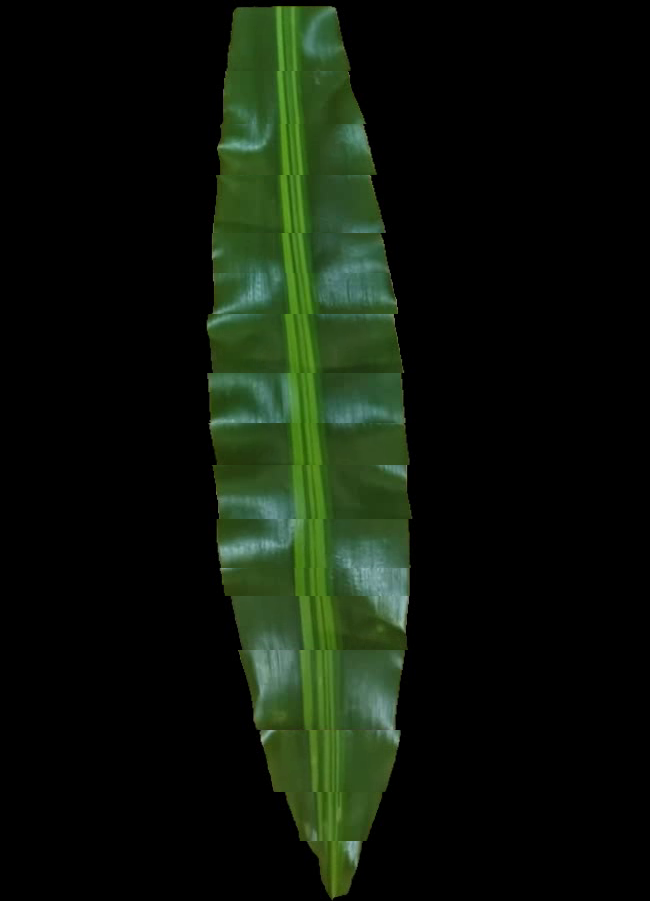
#> input picture LeafSegments/stitched_leaf_CCORR.png, 650 x 901 px
$ python RunAll.py
#> lines starting #> are read from the running program, lines starting #| are printed output that depends on the picture; after the words box and inside, x2 and y2 are one past the last pixel; in counts of white or black regions, pixels touching at a corner belong together; long printed decimals are rounded; pictures that were not available may be replaced by others from this repository, and a replacement may not be noted
### LeafArea.py
import cv2
import numpy as np

def calculateArea(image_path, target_dimensions):
    image = cv2.imread(image_path)

    h, w, _ = image.shape
    target_h, target_w = target_dimensions
    print(h)

    total_image_pixels =  h * w
    print(total_image_pixels)

    non_black_mask = np.any(image > 0, axis=-1)
    non_black_pixels = np.count_nonzero(non_black_mask)
    print(non_black_pixels)

    non_black_ratio = non_black_pixels / total_image_pixels
    print(non_black_ratio)

    target_area = (h/100) * target_w
    print(target_area)

    non_black_area = non_black_ratio * target_area

    return non_black_area

image_path = "LeafSegments/stitched_leaf_CCORR.png"
target_dimensions = (1, 6.5)

result_area = calculateArea(image_path, target_dimensions)
#> in calculateArea, image is the input picture: shape (901, 650, 3); mean B, G, R 10.5, 22, 13.4
#| 901
#| 585650
#> in calculateArea, `non_black_mask = np.any(image > 0, axis=-1)`:
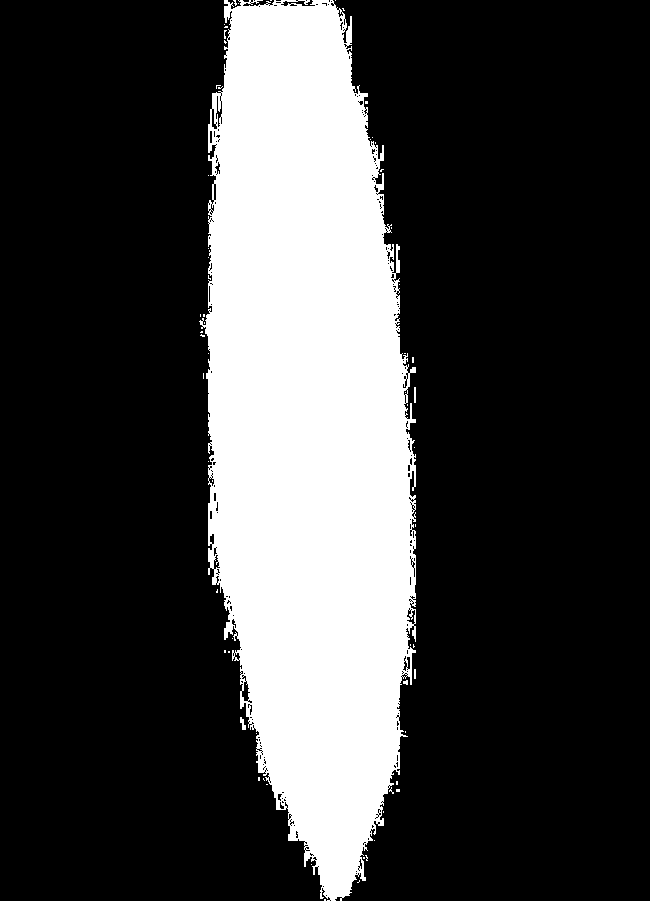
#> non_black_mask: shape (901, 650) bool; 24.6% white; 63 white regions (59 under 20 px), largest, box (x1, y1, x2, y2) and area: (199, 0, 416, 901) 143429, (240, 717, 246, 730) 44, (414, 387, 416, 403) 32, (414, 669, 416, 679) 20
#> in calculateArea, `non_black_pixels = np.count_nonzero(non_black_mask)`: non_black_pixels = 143796
#| 143796
#> in calculateArea, `non_black_ratio = non_black_pixels / total_image_pixels`: non_black_ratio = 0.246
#| 0.2455
#| 58.565
#> in calculateArea, `non_black_area = non_black_ratio * target_area`: non_black_area = 14.38
#> result_area = 14.38
print(result_area)
#| 14.3796

### ProcessVideo.py
import os
import cv2
import numpy as np
from CropAndRotate import cropAndRotate
from DetectRectangle import detectRectangle
from ExtractGreen import extractGreen
from Helper.ResizeForDisplay import resize_for_display
from FeatureTracker import FeatureTracker
from OrbStitcher import LeafSegmentStitcher


class VideoDetection:
    def __init__(self, tool_hsv_thresholds, leaf_hsv_thresholds, target_dimensions,
        move_threshold=0, large_move_threshold=25, confirm_frames=20, lost_frames=5,
    ):
        self.tool_hsv_thresholds = tool_hsv_thresholds
        self.leaf_hsv_thresholds = leaf_hsv_thresholds
        self.target_dimensions = target_dimensions

        self.target_rect = None
        self.target_box = None

        self.move_threshold = move_threshold
        self.large_move_threshold = large_move_threshold
        self.confirm_frames = confirm_frames
        self.lost_frames = lost_frames

        self.pending_target_box = None
        self.pending_target_rect = None
        self.frames_since_large_shift = 0
        self.frames_since_last_seen = 0

    def update_target(self, new_target_box, new_target_rect):
        """ Update target based on changes """
        if new_target_rect is not None:
            if self.target_rect is None:
                # First detection
                self.target_box = new_target_box
                self.target_rect = new_target_rect
                self.frames_since_last_seen = 0
                self.frames_since_large_shift = 0
            else:
                # Calculate movement distance
                center_old = np.mean(self.target_box, axis=0)
                center_new = np.mean(new_target_box, axis=0)
                distance = np.linalg.norm(center_new - center_old)

                if distance < self.move_threshold:
                    # Small movement → Keep old detection
                    self.frames_since_last_seen = 0
                    self.frames_since_large_shift = 0  # Reset large shift counter
                elif distance < self.large_move_threshold:
                    # Medium movement → Accept immediately
                    self.target_box = new_target_box
                    self.target_rect = new_target_rect
                    self.frames_since_last_seen = 0
                    self.frames_since_large_shift = 0
                else:
                    # Large movement → Wait a few frames before updating
                    if self.frames_since_large_shift == 0:
                        self.pending_target_box = new_target_box
                        self.pending_target_rect = new_target_rect

                    self.frames_since_large_shift += 1

                    if self.frames_since_large_shift >= self.confirm_frames:
                        # Confirmed stable large move → Accept new detection
                        self.target_box = self.pending_target_box
                        self.target_rect = self.pending_target_rect
                        self.frames_since_large_shift = 0
                        self.frames_since_last_seen = 0
        else:
            self.frames_since_last_seen += 1

            if self.frames_since_last_seen > self.lost_frames:
                # Lost target for too long → Reset detection
                self.target_box = None
                self.target_rect = None
                self.frames_since_large_shift = 0

    def detect_frame(self, frame):
        """
        Processes a single frame to detect the rectangle and extract the leaf area.
        Returns the processed frame and the detected leaf area size.
        """

        frame_copy = frame.copy()
        new_target_box, new_target_rect = detectRectangle(frame, self.tool_hsv_thresholds, self.target_dimensions, draw=False)

        self.update_target(new_target_box, new_target_rect)

        # Process if a valid rectangle is found
        if self.target_rect is not None:
            cv2.drawContours(frame, [self.target_box], 0, (0, 255, 0), 3)
            cv2.imshow("Target Contour", resize_for_display(frame))

            cropped_frame = cropAndRotate(frame_copy, self.target_rect)
            cv2.imshow("Cropped Frame", resize_for_display(cropped_frame))

            result, leaf_area = extractGreen(cropped_frame, self.tool_hsv_thresholds, self.leaf_hsv_thresholds, self.target_dimensions)

            return result, leaf_area
        else:
            return None, 0  # No detection


    def process_video(self, video_path, output_path=None):
        """
        Processes a video frame by frame to detect and extract leaf area.
        If output_path is provided, saves the processed frames as a video.
        """
        #featureTracker = FeatureTracker()
        #leafStitcher = LeafSegmentStitcher()

        cap = cv2.VideoCapture(video_path)

        # Debug: Check if video opened
        if not cap.isOpened():
            print(f"Error: Could not open video {video_path}")
            return

        # Get video properties
        frame_width = 650
        frame_height = 100
        fps = int(cap.get(cv2.CAP_PROP_FPS))

        # Define the video writer if saving output
        if output_path:
            fourcc = cv2.VideoWriter_fourcc(*'mp4v')  # Codec for MP4 format
            out = cv2.VideoWriter(output_path, fourcc, fps, (frame_width, frame_height))

        frame_count = 0

        while cap.isOpened():
            ret, frame = cap.read()

            # Stop when the video ends
            if not ret:
                break

            result, leaf_area = self.detect_frame(frame)
            print(f"Leaf Area: {leaf_area} pixels")

            if result is not None:
                resized_result = cv2.resize(result, (frame_width, frame_height))
                display_result = resize_for_display(resized_result)
                cv2.imshow("Processed Frame", display_result)

                #featureTracker.track_features(resized_result)
                #leafStitcher.check_overlap(resized_result)

                if frame_count <= 200:
                    if frame_count % 10 == 0:
                        frame_path = os.path.join("LeafSegments/Test", f"leaf_segment_{frame_count}.png")
                        cv2.imwrite(frame_path, resized_result)
                # Write frame to output video if saving
                if output_path:
                    out.write(resized_result)

            frame_count +=1

            # Press 'q' to stop early
            if cv2.waitKey(1) & 0xFF == ord('q'):
                break

        cap.release()
        if output_path:
            out.release()
        cv2.destroyAllWindows()


# [14 lines that do not run on import are left out]

### DetectRectangle.py
import cv2
import numpy as np
from Helper.NormalizeBrightness import normalizeBrightness, dynamicValueThreshold
from Helper.ResizeForDisplay import resize_for_display


def imagePreprocessing(image, blur=(5,5)):
    hsv = cv2.cvtColor(image, cv2.COLOR_BGR2HSV)

    # Normalize brightness
    hsv = normalizeBrightness(hsv)

    # Apply Gaussian Blur to reduce noise
    blurred = cv2.GaussianBlur(hsv, blur, 0)

    return blurred

def applyMask(hsv, lower_mask, upper_mask, dynamicVal=True, morph_iterations=2, kernel_size=(10,10)):
    # Dynamic Threshold?
    if dynamicVal:
        lower_v = dynamicValueThreshold(hsv)
        lower_mask[2] = lower_v # Tool lower value
        #print(lower_v)

    # Apply mask
    mask = cv2.inRange(hsv, lower_mask, upper_mask)

    # Morphological operations to remove small protrusions
    if morph_iterations > 0:
        kernel = np.ones(kernel_size, np.uint8)  # Adjust kernel size if necessary
        mask = cv2.morphologyEx(mask, cv2.MORPH_CLOSE, kernel, iterations=morph_iterations)  # Close small gaps

    return mask

def getRectangleContours(image, lower_mask, upper_mask, dynamicVal, draw=False):

    image = imagePreprocessing(image)
    mask = applyMask(image, lower_mask, upper_mask, dynamicVal)
    #cv2.imshow("Orange Mask", resize_for_display(mask))

    #mask_non_orange = cv2.bitwise_not(mask_orange)
    edges = cv2.Canny(mask, 50, 150)
    #cv2.imshow("Edges", resize_for_display(edges))

    # Find contours from Canny edges
    contours, _ = cv2.findContours(edges, cv2.RETR_EXTERNAL, cv2.CHAIN_APPROX_SIMPLE)
    if draw: cv2.drawContours(image, contours, -1, (255, 255, 0), 2)

    return contours

def getTargetRectangle(contours, aspect_ratio_thresholds, draw=False, draw_target=None):
    # Track the largest contour that fits our target aspect ratio
    target_rect = None
    target_box = None
    max_area = 0

    for contour in contours:
        # Get bounding box for each contour
        min_rect = cv2.minAreaRect(contour)
        w, h = min_rect[1]
        #print(f'({w}, {h})')

        box = cv2.boxPoints(min_rect)
        box = np.intp(box)

        aspect_ratio = max(w, h) / min(w, h) if min(w,h) != 0 else 0
        #print(aspect_ratio)

        # Check if box fits our expected aspect ratio
        lower_bound, upper_bound = aspect_ratio_thresholds
        if lower_bound <= aspect_ratio <= upper_bound:
            area = w*h
            if area > max_area:
                max_area = area
                target_box = box
                target_rect = min_rect
            if draw:
                cv2.drawContours(draw_target, [box], 0, (255, 0, 0), 2)
        else:
            if draw:
                cv2.drawContours(draw_target, [box], 0, (255, 0, 255), 2)

    return target_box, target_rect

def detectRectangle(image, color_thresholds, rectangle_dimensions, dynamicVal=True, draw=True):

    lower_mask, upper_mask = color_thresholds
    contours = getRectangleContours(image, lower_mask, upper_mask, dynamicVal)

    # Define aspect ratio thresholds
    w, h = rectangle_dimensions
    aspect_ratio = w/h if h != 0 else 0
    aspect_ratio_thresholds = (aspect_ratio-1.5, aspect_ratio+0.5)

    target_box, target_rect = getTargetRectangle(contours, aspect_ratio_thresholds, draw=draw, draw_target=image)

    return target_box, target_rect

### Helper/NormalizeBrightness.py
import cv2
import numpy as np


def normalizeBrightness(hsv_image):
    """ Normalize the brightness by equalizing the histogram on the value channel. Normalizes shadows and glare. """
    hsv_image[:, :, 2] = cv2.equalizeHist(hsv_image[:, :, 2])  # Normalize brightness
    return hsv_image

def dynamicValueThreshold(hsv_image):
    """ Returns a dynamic value channel threshold based on average brightness """
    avg_brightness = np.mean(hsv_image[:, :, 2])

    # Adjust lower V dynamically (darker scenes need a lower threshold)
    lower_v = max(100, int(avg_brightness))
    return lower_v

### TemplateTracker.py
import os
import shutil
import cv2
import numpy as np


class Template:
    def __init__(self, band, bbox):
        self.band = band
        self.bbox = bbox

class TemplateTracker:
    def __init__(self, move_threshold, output_path, frame_select=1, template_refresh=10, contour_threshold=10, band_height=20):
        self.move_threshold = move_threshold
        self.output_path = output_path

        self.frame_select = frame_select
        self.template_refresh = template_refresh

        self.contour_threshold = contour_threshold
        self.band_height = band_height

        self.prev_frame = None
        self.template = None
        self.move_tracker = 0
        self.saved_frames = 0
        self.frame_count = 0

    def crop_leaf(self, frame):
        """
        Crop out the black borders around the leaf using thresholding and contour detection.
        Assumes that the leaf is the largest bright region in the frame.
        Returns the cropped leaf image and its bounding box.
        """
        gray = cv2.cvtColor(frame, cv2.COLOR_BGR2GRAY)
        _, mask = cv2.threshold(gray, self.contour_threshold, 255, cv2.THRESH_BINARY)
        contours, _ = cv2.findContours(mask, cv2.RETR_EXTERNAL, cv2.CHAIN_APPROX_SIMPLE)
        if not contours:
            return gray, (0, 0, frame.shape[1], frame.shape[0]), False
        largest = max(contours, key=cv2.contourArea)
        x, y, w, h = cv2.boundingRect(largest)
        return gray[y:y+h, x:x+w], (x, y, w, h), True

    def extract_template_band(self, template):
        h, w = template.shape
        if h > self.band_height:
            start_y = (h//2) - (self.band_height // 2)
            end_y = (h//2) + (self.band_height // 2)
            template_band = template[start_y:end_y, :]
            return template_band, start_y
        else:
            return template, 0

    def detect_template(self, frame):
        cropped_leaf, cropped_bbox, leaf_found = self.crop_leaf(frame)
        #if leaf_found:
        template_band, band_start_y = self.extract_template_band(cropped_leaf)

        template_bbox = list(cropped_bbox)
        template_bbox[1] = cropped_bbox[1] + band_start_y
        template_bbox[3] = self.band_height

        cv2.imshow('Cropped', cropped_leaf)
        cv2.moveWindow('Cropped', 1000, 0)
        cv2.imshow('Template', template_band)
        cv2.moveWindow('Template', 1000, 500)

        self.template = Template(template_band, template_bbox)
        #else:
        #    self.template = None

    def pad_frame(self, frame, target_w):
        h, w = frame.shape
        new_h = max(self.band_height, h)
        new_w = max(target_w, w)
        padded = np.zeros((new_h, new_w), dtype=np.uint8)
        padded[:h, :w] = frame
        return padded

    def track_displacement(self, frame):
        if self.template is None:
            self.detect_template(frame)
            self.prev_frame = frame
            return False

        test_frame = frame.copy()

        # Check if the frame is completely black, and ignore it
        if np.all(frame == 0):
            print("⚠️ Black frame detected! Ignoring and not saving.")
            return False

        print(f"== Processing Frame {self.frame_count} ==")
        if self.frame_count % self.frame_select == 0:
            template_w = self.template.bbox[2]

            cropped_frame, cropped_bbox, leaf_found = self.crop_leaf(frame)
            #if leaf_found:
            padded_frame = self.pad_frame(cropped_frame, template_w)

            # Template matching
            result = cv2.matchTemplate(padded_frame, self.template.band, cv2.TM_CCORR_NORMED)
            _, max_val, _, max_loc = cv2.minMaxLoc(result)

            displacement = abs(cropped_bbox[1] + max_loc[1] - self.template.bbox[1])
            self.move_tracker += displacement

            print(f"📏 Displacement: {displacement:.2f} pixels")
            print(f"Total Displacement: {self.move_tracker:.2f} pixels")
            print(f"Next Threshold: {self.move_threshold * self.saved_frames} pixels")

            if self.move_tracker >= (self.move_threshold * self.saved_frames):
                print(f"🆕 New Leaf Segment Detected! Saving frame {self.saved_frames}...")
                frame_path = os.path.join(self.output_path, f"leaf_segment_{self.saved_frames}.png")
                cv2.imwrite(frame_path, frame)
                self.saved_frames += 1

            cv2.line(test_frame, (0, int(max_loc[1])), (frame.shape[1], int(max_loc[1])), (255, 0, 0), 2)  # Blue line
            cv2.line(test_frame, (0, int(self.template.bbox[1])), (frame.shape[1], int(self.template.bbox[1])), (0, 0, 255), 2)  # Red line
            cv2.imshow('Leaf Tracking', test_frame)
            cv2.waitKey(1)  # Add this line to update the display continuously

            self.template.bbox[1] = cropped_bbox[1] + max_loc[1]

        self.frame_count += 1
        if self.frame_count % self.template_refresh == 0:
            print("🔄 Refreshing template before computing displacement.")
            self.detect_template(frame)

        self.prev_frame = frame

def process_video(video_path, output_path="LeafSegments/"):
    """
    Processes a video frame by frame to detect and extract leaf area.
    If output_path is provided, saves the processed frames as a video.
    """

    tempTracker = TemplateTracker(100, output_path, frame_select = 1, template_refresh=1)

    cap = cv2.VideoCapture(video_path)

    # Debug: Check if video opened
    if not cap.isOpened():
        print(f"Error: Could not open video {video_path}")
        return

    while cap.isOpened():
        ret, frame = cap.read()

        # Stop when the video ends
        if not ret:
            break

        tempTracker.track_displacement(frame)
        #cv2.waitKey(0)
        #cv2.destroyAllWindows()

        # Press 'q' to stop early
        if cv2.waitKey(1) & 0xFF == ord('q'):
            break

    cap.release()
    cv2.destroyAllWindows()

# [13 lines that do not run on import are left out]

### DisplaySegments.py
import os
import cv2
import numpy as np
import glob
import re

from LeafArea import calculateArea

def stitch_images(input_folder, output_folder, output_filename="stitched_leaf_segments.png"):
    target_dimensions = (1, 6.5)

    # Get all images matching the pattern
    input_path = os.path.join(input_folder, "leaf_segment_*.png")
    image_files = glob.glob(input_path)

    # Extract numbers and sort by numerical order
    image_files.sort(key=lambda x: int(re.search(r'leaf_segment_(\d+)', x).group(1)))

    if not image_files:
        print("No images found!")
        return

    total_area = 0
    for image in image_files:
        image_area = calculateArea(image, target_dimensions)
        print(f"{image} Area: {image_area}")
        total_area += image_area

    # Load images
    images = [cv2.imread(img) for img in image_files]

    # Stitch vertically
    stitched_image = np.vstack(images)

    # Save result
    output_path = os.path.join(output_folder, output_filename)
    cv2.imwrite(output_path, stitched_image)

    print(f"✅ Stitched image saved as {output_path}")
    print(f"Total Area: {total_area}")

    leaf_image = cv2.imread(output_path)
    cv2.imshow("Reconstructed Leaf", leaf_image)
    cv2.waitKey(0)
    cv2.destroyAllWindows()

    return total_area

# [5 lines that do not run on import are left out]

### RunAll.py
import os
import shutil
import numpy as np

from ProcessVideo import VideoDetection
from TemplateTracker import TemplateTracker, process_video
from DisplaySegments import stitch_images

leaf_areas = []
base_video_name = "demonstration"
num_videos = 4

for i in range(num_videos):
    video_name = f"{base_video_name}{i}"
    video_path = f"TestVideos/{video_name}.mp4"
    video_folder = f"TestVideos/{video_name}"

    leaf_path = f"{video_folder}/leaf_output.mp4"
    segments_folder = f"LeafSegments/{video_name}"

    # Remove the folder if it exists
    if os.path.exists(segments_folder):
        shutil.rmtree(segments_folder)
    os.makedirs(video_folder, exist_ok=True)
    os.makedirs(segments_folder, exist_ok=True)

    # == Process Video ==

    # Define tool and leaf adaptive hsv mask
    orange_hsv_thresholds = (np.array([2, 115, -1]), np.array([12, 255, 255]))
    leaf_hsv_thresholds = (np.array([35, 23, 0]), np.array([100, 255, 215]))
    # Define target area dimensions
    target_dimensions = (6.5, 1)

    videoDetection = VideoDetection(orange_hsv_thresholds, leaf_hsv_thresholds, target_dimensions)
    videoDetection.process_video(video_path, leaf_path)
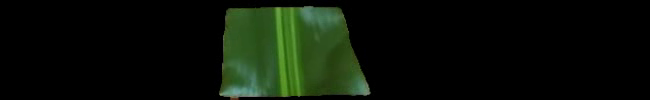
#> input picture frame 57 of TestImages/leaf_output.mp4, 650 x 100 px, given in place of demonstration0.mp4, which was not available
#> in process_video, frame is the input picture: shape (100, 650, 3); mean B, G, R 7.2, 17.1, 10
#> in dynamicValueThreshold, `avg_brightness = np.mean(hsv_image[:, :, 2])`: avg_brightness = 26.05
#> in dynamicValueThreshold, `lower_v = max(100, int(avg_brightness))`: lower_v = 100
#> in getRectangleContours, `contours, _ = cv2.findContours(edges, cv2.RETR_EXTERNAL, cv2.CHAIN_APP..`: contours = []
#> after the loop in getTargetRectangle, `for contour in contours:`: max_area = 0
#| Leaf Area: 0 pixels
#> (key q is pressed here)

    # == Template Tracker ==
    process_video(leaf_path, segments_folder)
#> in crop_leaf, `gray = cv2.cvtColor(frame, cv2.COLOR_BGR2GRAY)`:
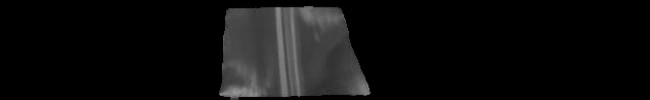
#> gray: shape (100, 650); min 0, max 147, mean 13.9
#> in crop_leaf, `_, mask = cv2.threshold(gray, self.contour_threshold, 255, cv2.THRESH_..`:
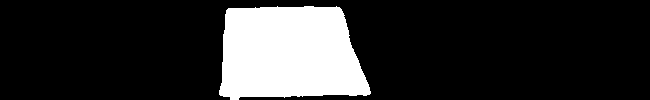
#> mask: shape (100, 650); 18.2% white; 1 white region
#> in crop_leaf, `contours, _ = cv2.findContours(mask, cv2.RETR_EXTERNAL, cv2.CHAIN_APPR..`: contours = 1 contour; box (x1, y1, x2, y2) and area: (219, 6, 371, 100) 11640
#> in crop_leaf, `largest = max(contours, key=cv2.contourArea)`: largest = contour of 128 points, box (x1, y1, x2, y2) (219, 6, 371, 100), area 11640
#> in crop_leaf, `x, y, w, h = cv2.boundingRect(largest)`: x = 219; y = 6; w = 152; h = 94
#> in detect_template, `cropped_leaf, cropped_bbox, leaf_found = self.crop_leaf(frame)`:
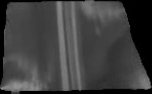
#> cropped_leaf: shape (94, 152); min 0, max 147, mean 63
#> in detect_template, `cropped_leaf, cropped_bbox, leaf_found = self.crop_leaf(frame)`: cropped_bbox = (219, 6, 152, 94); leaf_found = True
#> in extract_template_band, `template_band = template[start_y:end_y, :]`:
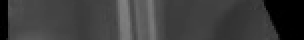
#> template_band: shape (20, 152) (shown 2 times larger); min 0, max 129, mean 61.1
#> in detect_template, `template_band, band_start_y = self.extract_template_band(cropped_leaf)`: band_start_y = 37
#> in detect_template, `template_bbox = list(cropped_bbox)`: template_bbox = [219, 6, 152, 94]
#> in __init__, `self.bbox = bbox`: self.bbox = [219, 43, 152, 20]
#> (key q is pressed here)

    # == Display Segments ==
    total_area = stitch_images(segments_folder, video_folder)
    leaf_areas.append(total_area)

print("Leaf Areas:")
print(leaf_areas)
